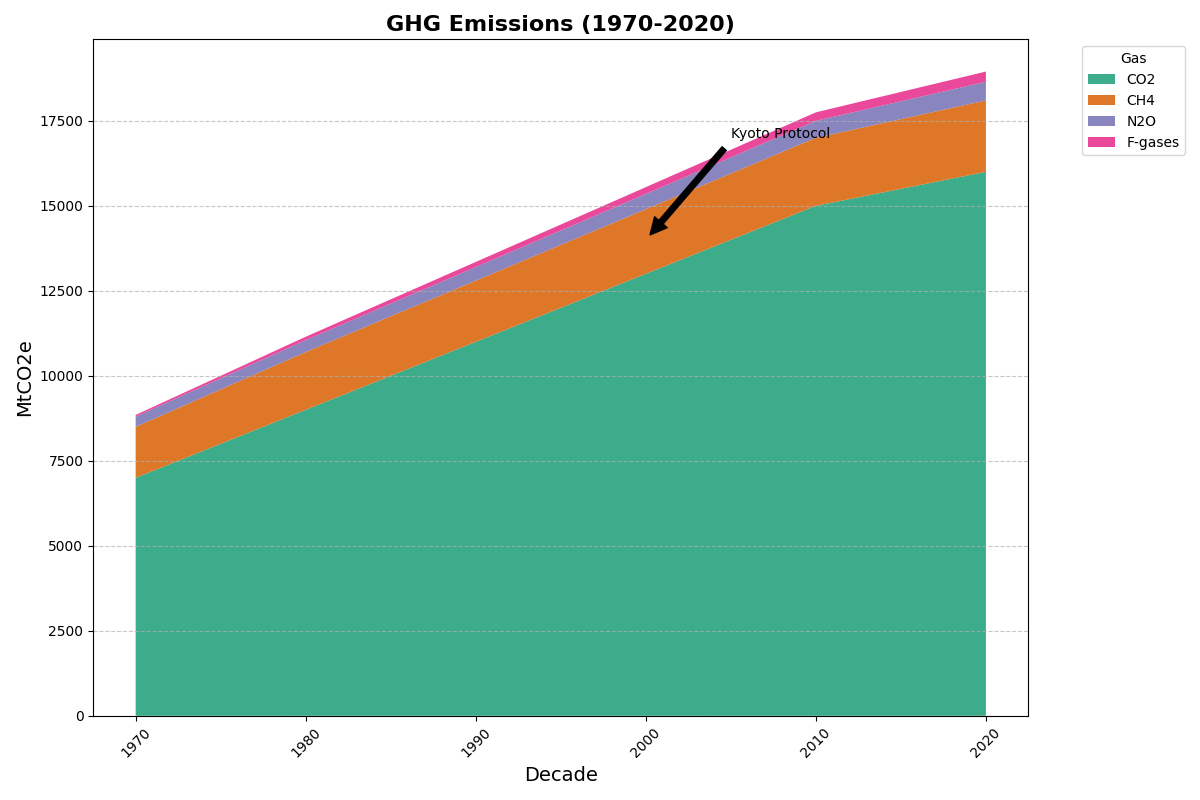

Generate this figure with Python:
import matplotlib.pyplot as plt
import numpy as np

# Define decades
decades = np.array([1970, 1980, 1990, 2000, 2010, 2020])

# Emissions data
co2_emissions = np.array([7000, 9000, 11000, 13000, 15000, 16000])
ch4_emissions = np.array([1500, 1700, 1800, 1900, 2000, 2100])
n2o_emissions = np.array([300, 350, 400, 450, 500, 550])
fgases_emissions = np.array([50, 100, 150, 200, 250, 300])

emissions_data = np.vstack([co2_emissions, ch4_emissions, n2o_emissions, fgases_emissions])
colors = ['#1b9e77', '#d95f02', '#7570b3', '#e7298a']

fig, ax = plt.subplots(figsize=(12, 8))

ax.stackplot(decades, emissions_data, labels=['CO2', 'CH4', 'N2O', 'F-gases'], colors=colors, alpha=0.85)
ax.set_title('GHG Emissions (1970-2020)', fontsize=16, fontweight='bold')
ax.set_xlabel('Decade', fontsize=14)
ax.set_ylabel('MtCO2e', fontsize=14)

ax.legend(title='Gas', loc='upper left', bbox_to_anchor=(1.05, 1))
ax.yaxis.grid(True, linestyle='--', alpha=0.7)
ax.set_xticks(decades)
ax.set_xticklabels(decades, rotation=45)

ax.annotate('Kyoto Protocol', xy=(2000, 14000), xytext=(2005, 17000),
            arrowprops=dict(facecolor='black', shrink=0.05), fontsize=10, color='black')

plt.tight_layout()
plt.show()
